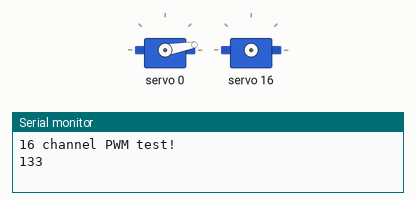
A sketch run on a simulated Arduino Uno, built with avr-gcc and run on an emulated ATmega328P. Shown: 2 × servo, the last lines printed to the serial monitor.

Above: at 0.05 s.
At 2.5 s:
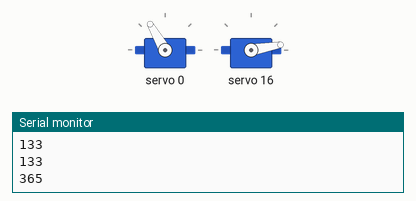
At 3.75 s:
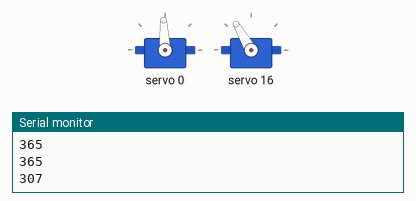
At 5.0 s:
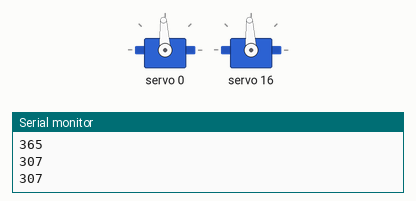
Timing chart, 0 to 6.5 s (numbered marks = the images above):
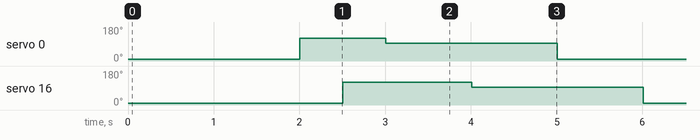

The sketch:

servo_pca2_ex1.ino
```cpp
#include <Wire.h>
#include <Adafruit_PWMServoDriver.h>

Adafruit_PWMServoDriver pwm1 = Adafruit_PWMServoDriver(0x40);
Adafruit_PWMServoDriver pwm2 = Adafruit_PWMServoDriver(0x41);
#define MIN_PULSE_WIDTH 650
#define MAX_PULSE_WIDTH 2350
#define DEFAULT_PULSE_WIDTH 1500
#define FREQUENCY 50

uint8_t servonum = 0;

void setup() {
  Serial.begin(9600);
  Serial.println("16 channel PWM test!");

  pwm1.begin();
  pwm1.setPWMFreq(FREQUENCY);  // This is the maximum PWM frequency

  pwm2.begin();
  pwm2.setPWMFreq(FREQUENCY);  // This is the maximum PWM frequency
  }
  int pulseWidth(int angle)
  {
  int pulse_wide, analog_value;
  pulse_wide = map(angle, 0, 180, MIN_PULSE_WIDTH, MAX_PULSE_WIDTH);
  analog_value = int(float(pulse_wide) / 1000000 * FREQUENCY * 4096);
  Serial.println(analog_value);
  return analog_value;
  }


void loop() {
pwm1.setPWM(0, 0, pulseWidth(0));
delay(1000);
pwm2.setPWM(0, 0, pulseWidth(0));
delay(1000);

pwm1.setPWM(0, 0, pulseWidth(120));
delay(500);
pwm2.setPWM(0, 0, pulseWidth(120));
delay(500);
pwm1.setPWM(0, 0, pulseWidth(90));
delay(1000);
pwm2.setPWM(0, 0, pulseWidth(90));
delay(1000);

}
```

Measured:
- by itself, servo 0: repeats every 5.0 s: 93° 2.0 s, 10° 2.0 s, 120° 1.0 s
- by itself, servo 16: repeats every 5.0 s: 93° 2.0 s, 10° 1.5 s, 120° 1.5 s
